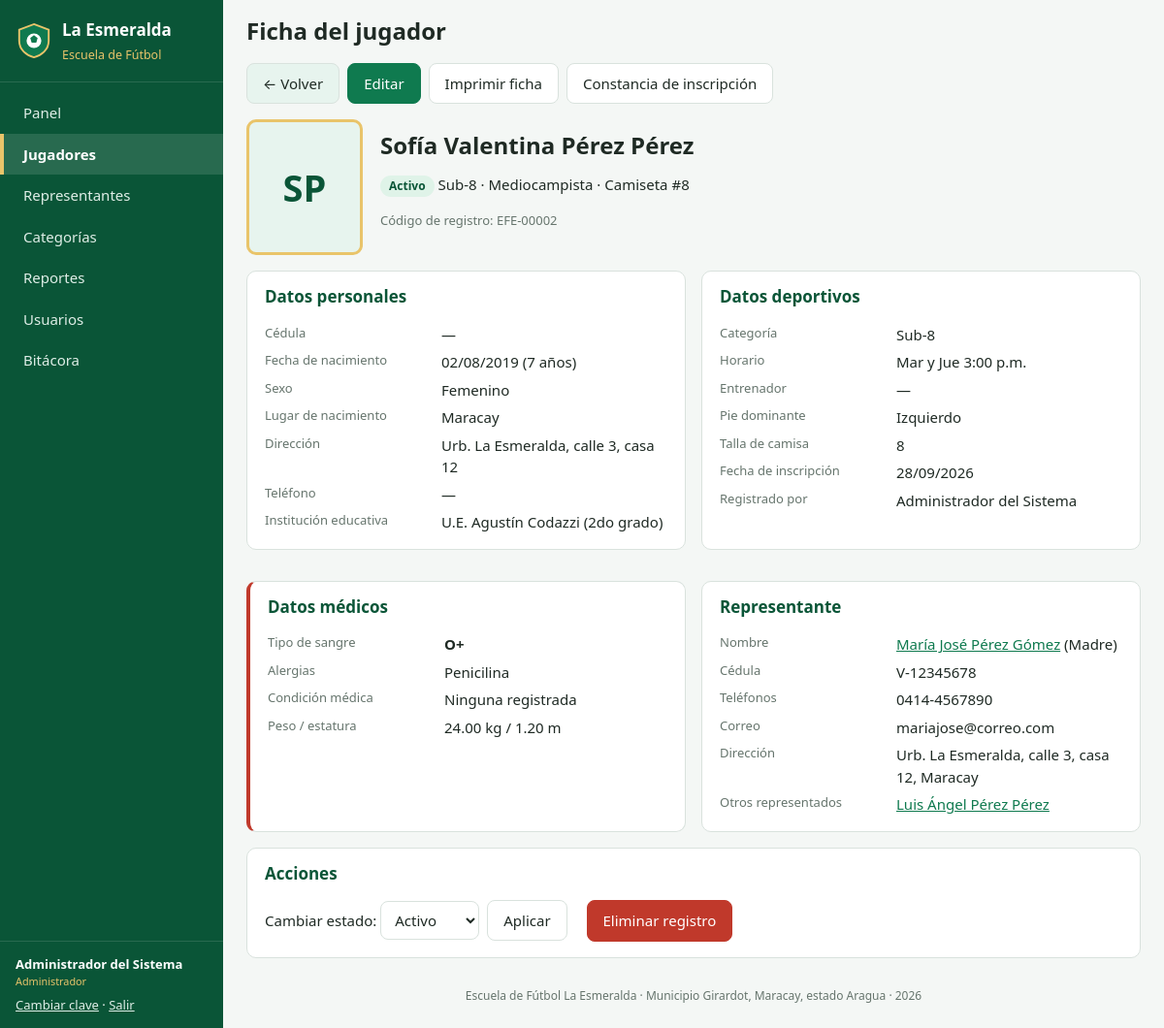
The app's page /jugador_ver.php?id=2 (signed in) with its own data.
### tables this page shows
CREATE TABLE jugadores (
  id                    INT UNSIGNED AUTO_INCREMENT PRIMARY KEY,
  cedula                VARCHAR(20)  NULL UNIQUE COMMENT 'Cédula o cédula escolar',
  nombres               VARCHAR(80)  NOT NULL,
  apellidos             VARCHAR(80)  NOT NULL,
  fecha_nacimiento      DATE         NOT NULL,
  sexo                  ENUM('M','F') NOT NULL,
  lugar_nacimiento      VARCHAR(100) NULL,
  direccion             VARCHAR(255) NULL,
  telefono              VARCHAR(20)  NULL,
  institucion_educativa VARCHAR(120) NULL,
  grado                 VARCHAR(30)  NULL,
  posicion              ENUM('Portero','Defensa','Mediocampista','Delantero','Por definir') NOT NULL DEFAULT 'Por definir',
  pie_dominante         ENUM('Derecho','Izquierdo','Ambos') NOT NULL DEFAULT 'Derecho',
  numero_camiseta       TINYINT UNSIGNED NULL,
  talla_camisa          VARCHAR(5)   NULL,
  tipo_sangre           ENUM('A+','A-','B+','B-','AB+','AB-','O+','O-','No sabe') NOT NULL DEFAULT 'No sabe',
  alergias              VARCHAR(255) NULL,
  condicion_medica      VARCHAR(255) NULL,
  peso                  DECIMAL(5,2) NULL COMMENT 'kg',
  estatura              DECIMAL(4,2) NULL COMMENT 'metros',
  foto                  VARCHAR(120) NULL,
  categoria_id          INT UNSIGNED NULL,
  representante_id      INT UNSIGNED NULL,
  fecha_inscripcion     DATE NOT NULL,
  estado                ENUM('activo','inactivo','retirado') NOT NULL DEFAULT 'activo',
  observaciones         TEXT NULL,
  creado_por            INT UNSIGNED NULL,
  creado_en             DATETIME NOT NULL DEFAULT CURRENT_TIMESTAMP,
  actualizado_en        DATETIME NULL ON UPDATE CURRENT_TIMESTAMP,
  CONSTRAINT fk_jug_categoria     FOREIGN KEY (categoria_id)     REFERENCES categorias(id)     ON UPDATE CASCADE ON DELETE SET NULL,
  CONSTRAINT fk_jug_representante FOREIGN KEY (representante_id) REFERENCES representantes(id) ON UPDATE CASCADE ON DELETE SET NULL,
  CONSTRAINT fk_jug_usuario       FOREIGN KEY (creado_por)       REFERENCES usuarios(id)       ON UPDATE CASCADE ON DELETE SET NULL,
  INDEX idx_jug_nombre (apellidos, nombres),
  INDEX idx_jug_estado (estado)
);

CREATE TABLE usuarios (
  id          INT UNSIGNED AUTO_INCREMENT PRIMARY KEY,
  nombre      VARCHAR(100) NOT NULL,
  usuario     VARCHAR(50)  NOT NULL UNIQUE,
  clave       VARCHAR(255) NOT NULL,
  rol         ENUM('administrador','secretaria','entrenador') NOT NULL DEFAULT 'secretaria',
  activo      TINYINT(1) NOT NULL DEFAULT 1,
  creado_en   DATETIME NOT NULL DEFAULT CURRENT_TIMESTAMP
);

CREATE TABLE categorias (
  id          INT UNSIGNED AUTO_INCREMENT PRIMARY KEY,
  nombre      VARCHAR(30)  NOT NULL UNIQUE,
  edad_min    TINYINT UNSIGNED NOT NULL,
  edad_max    TINYINT UNSIGNED NOT NULL,
  horario     VARCHAR(120) NULL,
  entrenador  VARCHAR(100) NULL,
  descripcion VARCHAR(255) NULL
);

CREATE TABLE representantes (
  id           INT UNSIGNED AUTO_INCREMENT PRIMARY KEY,
  cedula       VARCHAR(15)  NOT NULL UNIQUE,
  nombres      VARCHAR(80)  NOT NULL,
  apellidos    VARCHAR(80)  NOT NULL,
  parentesco   VARCHAR(30)  NOT NULL DEFAULT 'Madre',
  telefono     VARCHAR(20)  NOT NULL,
  telefono_alt VARCHAR(20)  NULL,
  correo       VARCHAR(120) NULL,
  direccion    VARCHAR(255) NULL,
  ocupacion    VARCHAR(80)  NULL,
  creado_en    DATETIME NOT NULL DEFAULT CURRENT_TIMESTAMP
);

### includes/init.php (called while the page is built, shortened)
<?php
function db(): PDO
{
    static $pdo = null;
    if ($pdo === null) {
        $dsn = 'mysql:host=' . DB_HOST . ';port=' . DB_PORT . ';dbname=' . DB_NAME . ';charset=utf8mb4';
        try {
            $pdo = new PDO($dsn, DB_USER, DB_PASS, [
                PDO::ATTR_ERRMODE            => PDO::ERRMODE_EXCEPTION,
                PDO::ATTR_DEFAULT_FETCH_MODE => PDO::FETCH_ASSOC,
                PDO::ATTR_EMULATE_PREPARES   => false,
            ]);
        } catch (PDOException $ex) {
            http_response_code(500);
            exit('<h2>No se pudo conectar a la base de datos.</h2><p>Verifique que MySQL esté encendido y '
                . 'los datos de config/config.php.</p>');
        }
    }
    return $pdo;
}
function q(string $sql, array $params = []): PDOStatement
{
    $st = db()->prepare($sql);
    $st->execute($params);
    return $st;
}
function e($texto): string
{
    return htmlspecialchars((string) $texto, ENT_QUOTES, 'UTF-8');
}
function fecha_ve(?string $fecha): string
{
    $t = strtotime($fecha);
    return $t ? date('d/m/Y', $t) : '—';
}
function edad(string $fecha_nac): int
{
    return (new DateTime($fecha_nac))->diff(new DateTime('today'))->y;
}
function usuario_actual(): ?array
{
    return $_SESSION['usuario'] ?? null;
}
function requiere_login(): array
{
    $u = usuario_actual();
    return $u;
}
function tiene_rol(string $minimo): bool
{
    $nivel = ['entrenador' => 1, 'secretaria' => 2, 'administrador' => 3];
    $u = usuario_actual();
    return $u && ($nivel[$u['rol']] ?? 0) >= ($nivel[$minimo] ?? 99);
}
function puede_editar(): bool
{
    return tiene_rol('secretaria');
}
function foto_url(?string $foto): ?string
{
    return ($foto && is_file(FOTO_DIR . $foto)) ? FOTO_URL . rawurlencode($foto) : null;
}
function iniciales(string $nombres, string $apellidos): string
{
    return mb_strtoupper(mb_substr($nombres, 0, 1) . mb_substr($apellidos, 0, 1));
}

### jugador_ver.php (the view, shortened to what this page needs)
<?php
require_once __DIR__ . '/includes/init.php';
$menu = 'jugadores';
$id = (int) ($_GET['id'] ?? 0);
$j = q('SELECT j.*, c.nombre categoria, c.horario, c.entrenador, u.nombre registrado_por
        FROM jugadores j
        LEFT JOIN categorias c ON c.id = j.categoria_id
        LEFT JOIN usuarios u ON u.id = j.creado_por
        WHERE j.id = ?', [$id])->fetch();
$r = $j['representante_id'] ? q('SELECT * FROM representantes WHERE id = ?', [$j['representante_id']])->fetch() : null;
$hermanos = $r ? q('SELECT id, nombres, apellidos FROM jugadores WHERE representante_id = ? AND id <> ?', [$r['id'], $id])->fetchAll() : [];
$titulo = 'Ficha del jugador';
$foto = foto_url($j['foto']);
require __DIR__ . '/includes/header.php';
?>
<div class="botones no-imprimir">
  <a class="btn btn-sec" href="jugadores.php">← Volver</a>
  <?php if (puede_editar()): ?><a class="btn btn-primario" href="jugador_form.php?id=<?= $id ?>">Editar</a><?php endif; ?>
  <button class="btn" onclick="window.print()">Imprimir ficha</button>
  <a class="btn" href="constancia.php?id=<?= $id ?>" target="_blank">Constancia de inscripción</a>
</div>
<article class="ficha">
  <header class="ficha-cab">
    <?php if ($foto): ?><img src="<?= e($foto) ?>" class="foto-grande" alt="Foto"><?php else: ?><div class="foto-grande avatar-grande"><?= e(iniciales($j['nombres'], $j['apellidos'])) ?></div><?php endif; ?>
    <div>
      <h2><?= e($j['nombres'] . ' ' . $j['apellidos']) ?></h2>
      <p>
        <span class="etiqueta etiqueta-<?= e($j['estado']) ?>"><?= e(ucfirst($j['estado'])) ?></span>
        <?= e($j['categoria'] ?? 'Sin categoría') ?> · <?= e($j['posicion']) ?>
        <?= $j['numero_camiseta'] !== null ? ' · Camiseta #' . (int) $j['numero_camiseta'] : '' ?>
      </p>
      <p class="nota">Código de registro: EFE-<?= str_pad((string) $j['id'], 5, '0', STR_PAD_LEFT) ?></p>
    </div>
  </header>
  <div class="rejilla-2">
    <section class="panel">
      <h3>Datos personales</h3>
      <dl>
        <dt>Cédula</dt><dd><?= e($j['cedula'] ?? '—') ?></dd>
        <dt>Fecha de nacimiento</dt><dd><?= fecha_ve($j['fecha_nacimiento']) ?> (<?= edad($j['fecha_nacimiento']) ?> años)</dd>
        <dt>Sexo</dt><dd><?= $j['sexo'] === 'M' ? 'Masculino' : 'Femenino' ?></dd>
        <dt>Lugar de nacimiento</dt><dd><?= e($j['lugar_nacimiento'] ?? '—') ?></dd>
        <dt>Dirección</dt><dd><?= e($j['direccion'] ?? '—') ?></dd>
        <dt>Teléfono</dt><dd><?= e($j['telefono'] ?? '—') ?></dd>
        <dt>Institución educativa</dt><dd><?= e($j['institucion_educativa'] ?? '—') ?> <?= $j['grado'] ? '(' . e($j['grado']) . ')' : '' ?></dd>
      </dl>
    </section>
    <section class="panel">
      <h3>Datos deportivos</h3>
      <dl>
        <dt>Categoría</dt><dd><?= e($j['categoria'] ?? '—') ?></dd>
        <dt>Horario</dt><dd><?= e($j['horario'] ?? '—') ?></dd>
        <dt>Entrenador</dt><dd><?= e($j['entrenador'] ?? '—') ?></dd>
        <dt>Pie dominante</dt><dd><?= e($j['pie_dominante']) ?></dd>
        <dt>Talla de camisa</dt><dd><?= e($j['talla_camisa'] ?? '—') ?></dd>
        <dt>Fecha de inscripción</dt><dd><?= fecha_ve($j['fecha_inscripcion']) ?></dd>
        <dt>Registrado por</dt><dd><?= e($j['registrado_por'] ?? '—') ?></dd>
      </dl>
    </section>
    <section class="panel panel-medico">
      <h3>Datos médicos</h3>
      <dl>
        <dt>Tipo de sangre</dt><dd><strong><?= e($j['tipo_sangre']) ?></strong></dd>
        <dt>Alergias</dt><dd><?= e($j['alergias'] ?? 'Ninguna registrada') ?></dd>
        <dt>Condición médica</dt><dd><?= e($j['condicion_medica'] ?? 'Ninguna registrada') ?></dd>
        <dt>Peso / estatura</dt><dd><?= $j['peso'] ? e($j['peso']) . ' kg' : '—' ?> / <?= $j['estatura'] ? e($j['estatura']) . ' m' : '—' ?></dd>
      </dl>
    </section>
    <section class="panel">
      <h3>Representante</h3>
      <?php if ($r): ?>
      <dl>
        <dt>Nombre</dt><dd><a href="representante_form.php?id=<?= $r['id'] ?>"><?= e($r['nombres'] . ' ' . $r['apellidos']) ?></a> (<?= e($r['parentesco']) ?>)</dd>
        <dt>Cédula</dt><dd><?= e($r['cedula']) ?></dd>
        <dt>Teléfonos</dt><dd><?= e($r['telefono']) ?><?= $r['telefono_alt'] ? ' / ' . e($r['telefono_alt']) : '' ?></dd>
        <dt>Correo</dt><dd><?= e($r['correo'] ?? '—') ?></dd>
        <dt>Dirección</dt><dd><?= e($r['direccion'] ?? '—') ?></dd>
        <?php if ($hermanos): ?>
          <dt>Otros representados</dt>
          <dd><?php foreach ($hermanos as $h): ?><a href="jugador_ver.php?id=<?= $h['id'] ?>"><?= e($h['nombres'] . ' ' . $h['apellidos']) ?></a><br><?php endforeach; ?></dd>
        <?php endif; ?>
      </dl>
      <?php else: ?><p class="vacio">Sin representante asignado.</p><?php endif; ?>
    </section>
  </div>
</article>
<?php if (puede_editar()): ?>
<section class="panel no-imprimir">
  <h3>Acciones</h3>
  <form method="post" class="en-linea">
    <label>Cambiar estado:
      <select name="estado">
        <?php foreach (['activo', 'inactivo', 'retirado'] as $es): ?>
          <option value="<?= $es ?>" <?= $j['estado'] === $es ? 'selected' : '' ?>><?= ucfirst($es) ?></option>
        <?php endforeach; ?>
      </select>
    </label>
    <button class="btn">Aplicar</button>
  </form>
  <?php if (tiene_rol('administrador')): ?>
  <form method="post" class="en-linea" data-confirmar="¿Eliminar definitivamente a este jugador? Esta acción no se puede deshacer. Si sólo dejó de asistir, use el estado «Retirado».">
    <button class="btn btn-peligro">Eliminar registro</button>
  </form>
  <?php endif; ?>
</section>
<?php endif; ?>
<?php require __DIR__ . '/includes/footer.php'; ?>

### includes/header.php (shortened to what this page needs)
<?php
$sesion = requiere_login();
$menu = $menu ?? '';
$opciones = [
    'panel'           => ['index.php',          'Panel',           'entrenador'],
    'jugadores'       => ['jugadores.php',      'Jugadores',       'entrenador'],
    'representantes'  => ['representantes.php', 'Representantes',  'entrenador'],
    'categorias'      => ['categorias.php',     'Categorías',      'entrenador'],
    'reportes'        => ['reportes.php',       'Reportes',        'entrenador'],
    'usuarios'        => ['usuarios.php',       'Usuarios',        'administrador'],
    'bitacora'        => ['bitacora.php',       'Bitácora',        'administrador'],
];
?><!DOCTYPE html>
<html lang="es">
<head>
<link rel="stylesheet" href="assets/css/estilos.css">
</head>
<body>
<aside class="lateral no-imprimir">
  <div class="marca">
    <svg viewBox="0 0 40 40" width="38" height="38" aria-hidden="true">
      <path d="M20 2 L36 8 V20 C36 30 28 36 20 38 C12 36 4 30 4 20 V8 Z" fill="#0f7a4f" stroke="#e9c46a" stroke-width="2"/>
      <circle cx="20" cy="20" r="8" fill="#fff"/>
      <path d="M20 14 l4 3 -1.5 5 h-5 L16 17 z" fill="#0f7a4f"/>
    </svg>
    <div><strong>La Esmeralda</strong><small>Escuela de Fútbol</small></div>
  </div>
  <nav>
    <?php foreach ($opciones as $clave => [$url, $texto, $rol]): if (!tiene_rol($rol)) continue; ?>
      <a href="<?= $url ?>" class="<?= $menu === $clave ? 'activo' : '' ?>"><?= e($texto) ?></a>
    <?php endforeach; ?>
  </nav>
  <div class="sesion">
    <span><?= e($sesion['nombre']) ?></span>
    <small><?= e(ucfirst($sesion['rol'])) ?></small>
    <a href="perfil.php">Cambiar clave</a> · <a href="logout.php">Salir</a>
  </div>
</aside>
<main class="contenido">
  <header class="barra no-imprimir">
    <h1><?= e($titulo ?? '') ?></h1>
  </header>

### assets/css/estilos.css (style rules this page uses)
:root { --verde: #0f7a4f; --verde-osc: #0a5537; --verde-claro: #e7f4ee; --oro: #e9c46a; --texto: #1f2a24; --gris: #66756d; --borde: #d9e2dd; --fondo: #f4f7f5; --blanco: #fff; --rojo: #c0392b; --ambar: #b7791f; --radio: 10px; }
* { box-sizing: border-box; }
body { margin: 0; font: 15px/1.5 system-ui, -apple-system, "Segoe UI", Roboto, Arial, sans-serif; color: var(--texto); background: var(--fondo); }
a { color: var(--verde); }
h1, h2, h3 { line-height: 1.2; }
.lateral { position: fixed; inset: 0 auto 0 0; width: 230px; background: var(--verde-osc); color: #fff; display: flex; flex-direction: column; z-index: 20; transition: transform .2s; }
.marca { display: flex; gap: 10px; align-items: center; padding: 18px 16px; border-bottom: 1px solid rgba(255,255,255,.12); }
.marca strong { display: block; font-size: 17px; }
.marca small { color: var(--oro); }
.lateral nav { flex: 1; padding: 10px 0; overflow-y: auto; }
.lateral nav a { display: block; padding: 10px 20px; color: #dfeee7; text-decoration: none; border-left: 4px solid transparent; }
.lateral nav a.activo { background: rgba(255,255,255,.12); border-left-color: var(--oro); color: #fff; font-weight: 600; }
.sesion { padding: 14px 16px; border-top: 1px solid rgba(255,255,255,.12); font-size: 13px; }
.sesion span { display: block; font-weight: 600; }
.sesion small { display: block; color: var(--oro); margin-bottom: 6px; }
.sesion a { color: #dfeee7; }
.contenido { margin-left: 230px; padding: 0 24px 24px; min-height: 100vh; }
.barra { display: flex; align-items: center; gap: 12px; padding: 18px 0 8px; }
.barra h1 { margin: 0; font-size: 24px; }
.btn { display: inline-block; padding: 9px 16px; border-radius: 8px; border: 1px solid var(--borde); background: var(--blanco); color: var(--texto); font: inherit; cursor: pointer; text-decoration: none; white-space: nowrap; }
.btn-primario { background: var(--verde); border-color: var(--verde); color: #fff; }
.btn-sec { background: var(--verde-claro); }
.btn-peligro { background: var(--rojo); border-color: var(--rojo); color: #fff; }
.panel { background: var(--blanco); border: 1px solid var(--borde); border-radius: var(--radio); padding: 16px 18px; margin-bottom: 16px; }
.panel h2, .panel h3 { margin-top: 0; font-size: 17px; color: var(--verde-osc); }
.panel-medico { border-left: 4px solid var(--rojo); }
.rejilla-2 { display: grid; grid-template-columns: 1fr 1fr; gap: 16px; }
.nota { color: var(--gris); font-size: 13px; }
.etiqueta { display: inline-block; padding: 2px 9px; border-radius: 20px; font-size: 12px; font-weight: 600; }
.etiqueta-activo { background: #dff3e8; color: var(--verde-osc); }
input, select, textarea { font: inherit; padding: 8px 10px; border: 1px solid var(--borde); border-radius: 8px; background: #fff; color: var(--texto); width: 100%; }
.botones { display: flex; gap: 8px; flex-wrap: wrap; margin: 10px 0 16px; }
.en-linea { display: inline-flex; gap: 8px; align-items: center; margin-right: 16px; }
.en-linea select { width: auto; }
.ficha-cab { display: flex; gap: 18px; align-items: center; margin-bottom: 16px; }
.ficha-cab h2 { margin: 0 0 6px; font-size: 24px; }
.foto-grande { width: 120px; height: 140px; object-fit: cover; border-radius: var(--radio); border: 3px solid var(--oro); }
.avatar-grande { display: flex; align-items: center; justify-content: center; background: var(--verde-claro); color: var(--verde-osc); font-size: 38px; font-weight: 700; }
dl { display: grid; grid-template-columns: 170px 1fr; gap: 6px 12px; margin: 0; }
dt { color: var(--gris); font-size: 13px; }
dd { margin: 0; }

### records on screen
jugadores: creado_por.nombre "Administrador del Sistema", iniciales($j['nombres'], $j['apellidos']) "SP", nombres+apellidos "Sofía Valentina Pérez Pérez", estado "Activo", categoria.nombre "Sub-8", posicion "Mediocampista", numero_camiseta "8", id "00002", cedula "—", fecha_nacimiento "02/08/2019", fecha_nacimiento "7", lugar_nacimiento "Maracay", direccion "Urb. La Esmeralda, calle 3, casa 12", telefono "—", institucion_educativa "U.E. Agustín Codazzi", grado "2do grado", categoria.horario "Mar y Jue 3:00 p.m.", categoria.entrenador "—", pie_dominante "Izquierdo", talla_camisa "8", fecha_inscripcion "28/09/2026", tipo_sangre "O+", alergias "Penicilina", condicion_medica "Ninguna registrada", peso "24.00", estatura "1.20"
representantes: nombres+apellidos "María José Pérez Gómez", parentesco "Madre", cedula "V-12345678", telefono "0414-4567890", correo "mariajose@correo.com", direccion "Urb. La Esmeralda, calle 3, casa 12, Maracay"
jugadores: nombres+apellidos "Luis Ángel Pérez Pérez"

### other values on screen
$texto "Panel"
$texto "Jugadores"
$texto "Representantes"
$texto "Categorías"
$texto "Reportes"
$texto "Usuarios"
$texto "Bitácora"
$sesion['rol'] "Administrador"
$titulo "Ficha del jugador"
APP_NOMBRE "Escuela de Fútbol La Esmeralda"
APP_UBICACION "Municipio Girardot, Maracay, estado Aragua"
